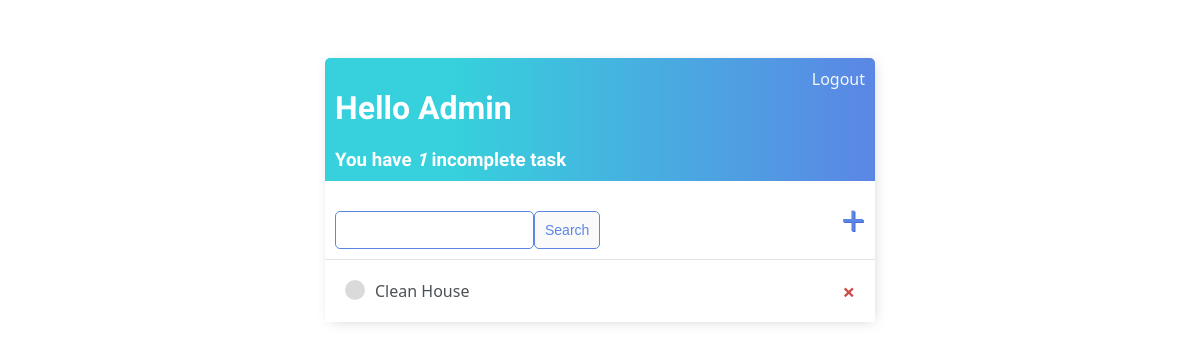
The app's page / (signed in), older data.
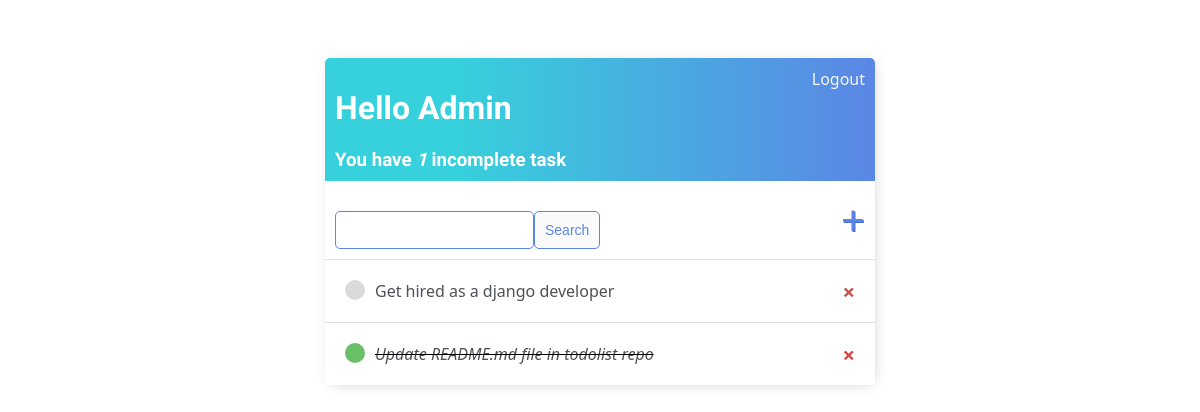
The same page, newer data.
### base/models.py (models this page shows)
class Task(models.Model):
    user = models.ForeignKey(User, on_delete=models.CASCADE, null=True, blank=True)
    title = models.CharField(max_length=200, null=True, blank=True)
    description = models.TextField(null=True, blank=True)
    complete = models.BooleanField(default=False)
    create = models.DateTimeField(auto_now_add=True)
    def __str__(self):
        return self.title
    class Meta:
        ordering = ['complete']

### base/views.py (the view)
# urls.py: path('', TaskList.as_view(), name='tasks'),
class TaskList(LoginRequiredMixin, ListView):
    model = Task
    context_object_name = 'tasks'
    def get_context_data(self, **kwargs):
        context = super().get_context_data(**kwargs)
        context['tasks'] = context['tasks'].filter(user=self.request.user)
        context['count'] = context['tasks'].filter(complete=False).count()
        search_input = self.request.GET.get('search-area') or ''
        if search_input:
            context['tasks'] = context['tasks'].filter(title__startswith=search_input)
        context['search_input'] = search_input
        return context

### base/templates/base/task_list.html
{% extends 'base/main.html' %}
{% block content %}
<div class="header-bar">
    <div>
        <h1>Hello {{request.user|title}}</h1>
        <h3 style="margin:0">You have <i>{{count}}</i> incomplete task{{count|pluralize}}</h3>
    </div>
        {% if request.user.is_authenticated %}
            <a href="{% url 'logout' %}">Logout</a>
        {% else %}
            <a href="{% url 'login' %}">Login</a>
        {% endif %}
</div>
<div id="search-add-wrapper">
    <form method="GET" style="margin-top:20px; display:flex;">
        <input type="text" name="search-area" value="{{search_input}}">
        <input class="button" type="submit" value="Search">
    </form>
    <a href="{% url 'task-create' %}" id="add-link">&#x2b;</a>
</div>
<div class="task-items-wrapper">
    {% for task in tasks %}
        <div class="task-wrapper">
            {% if task.complete %}
                <div class="task-title">
                    <div class="task-complete-icon"></div>
                    <i><s><a href="{% url 'task-update' task.id %}">{{task}}</a></s></i>
                </div>
            {% else %}
            <div class="task-title">
                <div class="task-incomplete-icon"></div>
                <a href="{% url 'task-update' task.id %}">{{task}}</a>
            </div>
            {% endif %}
            <a class="delete-link" href="{% url 'task-delete' task.id %}">&#215;</a>
        </div>
    {% empty %}
        <h3 style="margin-left: 200px; padding-bottom: 30px;">No items in list</h3>
{% endfor %}
</div>
{% endblock content %}

### base/templates/base/main.html (shortened to what this page needs)
<!DOCTYPE html>
<html lang="en">
<head>
</head>
<body>
    <div class="container">
        {% block content %}
        {% endblock %}
    </div>
</body>
</html>

### base/templates/base/main.html (style rules this page uses)
body { font-family: 'Segoe UI', Tahoma, Geneva, Verdana, sans-serif; padding-top: 50px; }
h1, h2, h3, h4, h5, h6 { font-family: 'M PLUS Rounded 1c', sans-serif; }
.container { max-width: 550px; margin: auto; background-color: #fff; -webkit-box-shadow: 2px 2px 13px -4px rgba(0, 0, 0, 0.21); box-shadow: 2px 2px 13px -4px rgba(0, 0, 0, 0.21); }
.header-bar { display: flex; justify-content: space-between; color: #fff; padding: 10px; border-radius: 5px 5px 0 0; background: linear-gradient(90deg, #36D1DC 23%, #5B86E5 100%); }
.header-bar a { color: rgba(247, 247, 247); text-decoration: none; }
.task-wrapper { display: flex; align-items: center; justify-content: space-between; padding: 20px; background-color: #fff; border-top: 1px solid rgb(226, 226, 226); }
.task-title { display: flex; }
.task-title a { text-decoration: none; color: #4b5156; margin-left: 10px; }
.task-complete-icon { height: 20px; width: 20px; background-color: rgb(105, 192, 105); border-radius: 50%; }
.task-incomplete-icon { height: 20px; width: 20px; background-color: rgb(218, 218, 218); border-radius: 50%; }
.delete-link { text-decoration: none; font-weight: 900; color: #cf4949; font-size: 22px; line-height: 0; }
#search-add-wrapper { display: flex; justify-content: space-between; align-items: center; padding: 10px; }
#add-link { color: #5B86E5; text-decoration: none; font-size: 42px; text-shadow: 1px 1px #4769da; }
input[type=text], input[type=password], textarea { border: 1px solid #5B86E5; border-radius: 5px; padding: 10px; width: 90% }
.button { border: 1px solid #5B86E5; background-color: #FAFAFA; color: #5B86E5; padding: 10px; font-size: 14px; border-radius: 5px; cursor: pointer; text-decoration: none; }

Row changes from the older to the newer data that the page shows:
removed Task: title "Clean House"
added Task: title "Get hired as a django developer"
added Task: title "Update README.md file in todolist repo"
